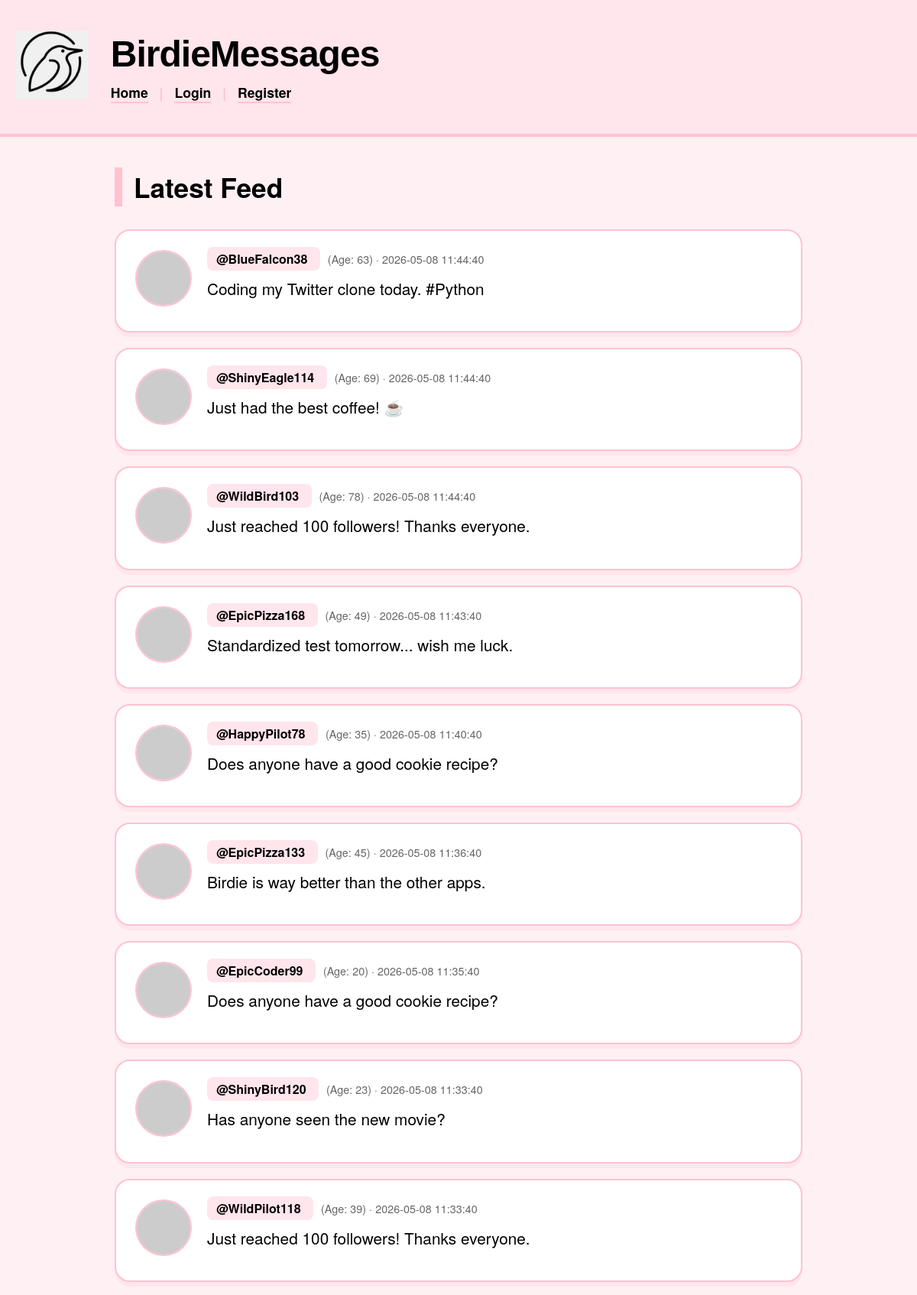
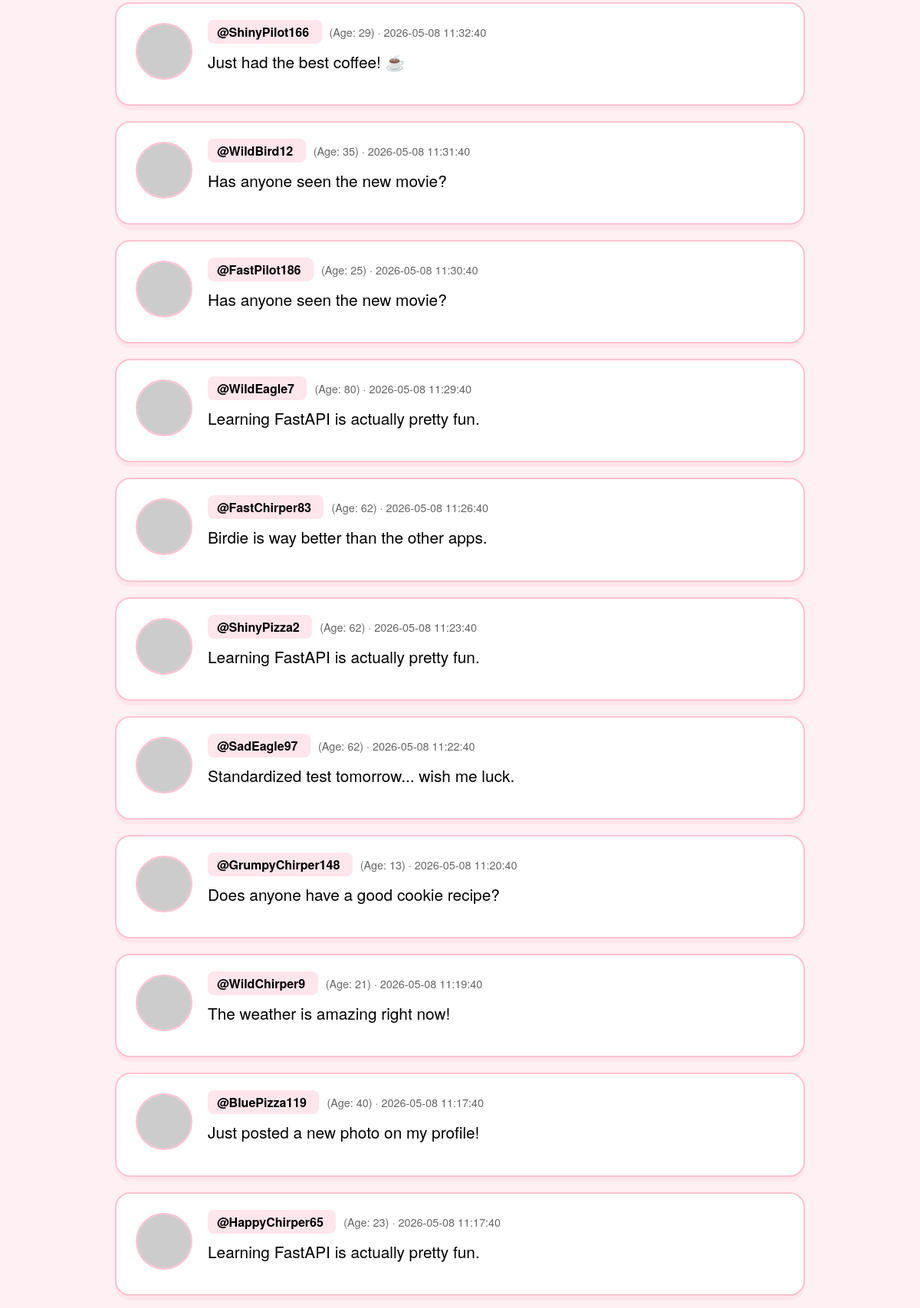
The page / (upper part) on the database its author committed (2 pictures, top to bottom).
### tables this page shows
CREATE TABLE messages (id INTEGER PRIMARY KEY AUTOINCREMENT, user_id INTEGER, content TEXT, timestamp DATETIME DEFAULT CURRENT_TIMESTAMP, edited_at TEXT);

CREATE TABLE users (id INTEGER PRIMARY KEY AUTOINCREMENT, username TEXT UNIQUE, password TEXT, age INTEGER, bio TEXT);

### app.py (the view)
@app.get("/", response_class=HTMLResponse)
async def index(request: Request, page: int = 1):
    if page < 1: page = 1
    limit, offset = 50, (page - 1) * 50
    db = get_db()
    total = db.execute("SELECT COUNT(*) FROM messages").fetchone()[0]
    query = f'''
        SELECT messages.*, users.username, users.age FROM messages
        LEFT JOIN users ON messages.user_id = users.id
        ORDER BY messages.timestamp DESC LIMIT {limit} OFFSET {offset}
    '''
    msgs = db.execute(query).fetchall()
    db.close()
    return templates.TemplateResponse(
        request=request,
        name="index.html",
        context={
            "request": request,
            "messages": msgs,
            "user": request.cookies.get("username"),
            "page": page,
            "has_next": (offset + limit) < total,
            "has_prev": page > 1
        }
    )

### templates/index.html (shortened to what this page needs)
{% extends "base.html" %}
{% block content %}
<main style="padding: 40px 20px; max-width: 900px; margin: 0 auto;">
    <div style="display: flex; justify-content: space-between; align-items: center; margin-bottom: 30px;">
        <h2 style="font-size: 2.2rem; color: #000000; margin: 0; border-left: 10px solid #ffc2d1; padding-left: 15px;">Latest Feed</h2>
    </div>
    <div class="feed">
        {% for m in messages %}
            <div class="message-card" style="background-color: #ffffff; padding: 25px; border-radius: 20px; border: 2px solid #ffc2d1; margin-bottom: 20px; box-shadow: 0 6px 0 #ffe5ec; display: flex; gap: 20px;">
                <img src="https://robohash.org/{{ m.username if m.username else 'anon' }}?set=set4" alt="avatar"
                     style="width: 70px; height: 70px; background-color: #ffe5ec; border-radius: 50%; border: 2px solid #ffc2d1; flex-shrink: 0;">
                <div style="flex-grow: 1;">
                    <div style="margin-bottom: 12px;">
                        <span style="background-color: #ffe5ec; color: #000000; font-weight: bold; padding: 4px 12px; border-radius: 8px; font-size: 1rem;">
                            @{{ m.username if m.username else "Deleted User" }}
                        </span>
                        <span style="color: #666; font-size: 0.9rem; margin-left: 10px;">
                            {% if m.age %}(Age: {{ m.age }}) · {% endif %}{{ m.timestamp }}
                        </span>
                    </div>
                    <div style="font-size: 1.3rem; line-height: 1.5; color: #000000; margin-bottom: 15px; word-wrap: break-word;">
                        {{ linkify(m.content) | safe }}
                    </div>
                </div>
            </div>
        {% endfor %}
    </div>
</main>
{% endblock %}

### templates/base.html (shortened to what this page needs)
<!DOCTYPE html>
<html lang="en">
<head>
</head>
<body>
    <header style="display: flex; align-items: center; padding: 40px 20px; background-color: #ffe5ec; border-bottom: 4px solid #ffc2d1;">
        <div class="logo-box">
            <img src="/static/logo.png" alt="Birdie Logo" style="height: 90px; width: auto; margin-right: 30px;">
        </div>
        <div class="header-text">
            <h1 style="margin: 0; font-size: 3rem; color: #000000; font-family: 'Arial Black', sans-serif; letter-spacing: -1px;">BirdieMessages</h1>
            <nav style="font-size: 1.1rem; margin-top: 10px; font-weight: bold;">
                <a href="/">Home</a>
                <span style="color: #ffc2d1; margin: 0 10px;">|</span>
                {% if user %}
                    <a href="/create_message">Post</a>
                    <span style="color: #ffc2d1; margin: 0 10px;">|</span>
                    <a href="/logout">Logout</a>
                {% else %}
                    <a href="/login">Login</a>
                    <span style="color: #ffc2d1; margin: 0 10px;">|</span>
                    <a href="/register">Register</a>
                {% endif %}
            </nav>
        </div>
    </header>
    {% block content %}{% endblock %}
</body>
</html>

### templates/base.html (style rules this page uses)
body { margin: 0; padding: 0; background-color: #fff0f3; font-family: 'Helvetica Neue', Arial, sans-serif; }
nav a { color: #000000; text-decoration: none; border-bottom: 2px solid #ffc2d1; transition: 0.2s; }

### rows shown on the page
messages: username "BlueFalcon38", age "63", timestamp "2026-05-08 11:44:40", content "Coding my Twitter clone today. #Python"
users: username "ShinyEagle114", age "69", timestamp "2026-05-08 11:44:40", linkify "Just had the best coffee! ☕"
users: username "WildBird103", age "78", timestamp "2026-05-08 11:44:40", linkify "Just reached 100 followers! Thanks everyone."
users: username "EpicPizza168", age "49", timestamp "2026-05-08 11:43:40", linkify "Standardized test tomorrow... wish me luck."
users: username "HappyPilot78", age "35", timestamp "2026-05-08 11:40:40", linkify "Does anyone have a good cookie recipe?"
users: username "EpicPizza133", age "45", timestamp "2026-05-08 11:36:40", linkify "Birdie is way better than the other apps."
users: username "EpicCoder99", age "20", timestamp "2026-05-08 11:35:40", linkify "Does anyone have a good cookie recipe?"
users: username "ShinyBird120", age "23", timestamp "2026-05-08 11:33:40", linkify "Has anyone seen the new movie?"
users: username "WildPilot118", age "39", timestamp "2026-05-08 11:33:40", linkify "Just reached 100 followers! Thanks everyone."
users: username "ShinyPilot166", age "29", timestamp "2026-05-08 11:32:40", linkify "Just had the best coffee! ☕"
users: username "WildBird12", age "35", timestamp "2026-05-08 11:31:40", linkify "Has anyone seen the new movie?"
users: username "FastPilot186", age "25", timestamp "2026-05-08 11:30:40", linkify "Has anyone seen the new movie?"
users: username "WildEagle7", age "80", timestamp "2026-05-08 11:29:40", linkify "Learning FastAPI is actually pretty fun."
users: username "FastChirper83", age "62", timestamp "2026-05-08 11:26:40", linkify "Birdie is way better than the other apps."
users: username "ShinyPizza2", age "62", timestamp "2026-05-08 11:23:40", linkify "Learning FastAPI is actually pretty fun."
users: username "SadEagle97", age "62", timestamp "2026-05-08 11:22:40", linkify "Standardized test tomorrow... wish me luck."
users: username "GrumpyChirper148", age "13", timestamp "2026-05-08 11:20:40", linkify "Does anyone have a good cookie recipe?"
users: username "WildChirper9", age "21", timestamp "2026-05-08 11:19:40", linkify "The weather is amazing right now!"
messages: username "BluePizza119", age "40", timestamp "2026-05-08 11:17:40", content "Just posted a new photo on my profile!"
users: username "HappyChirper65", age "23", timestamp "2026-05-08 11:17:40", linkify "Learning FastAPI is actually pretty fun."
